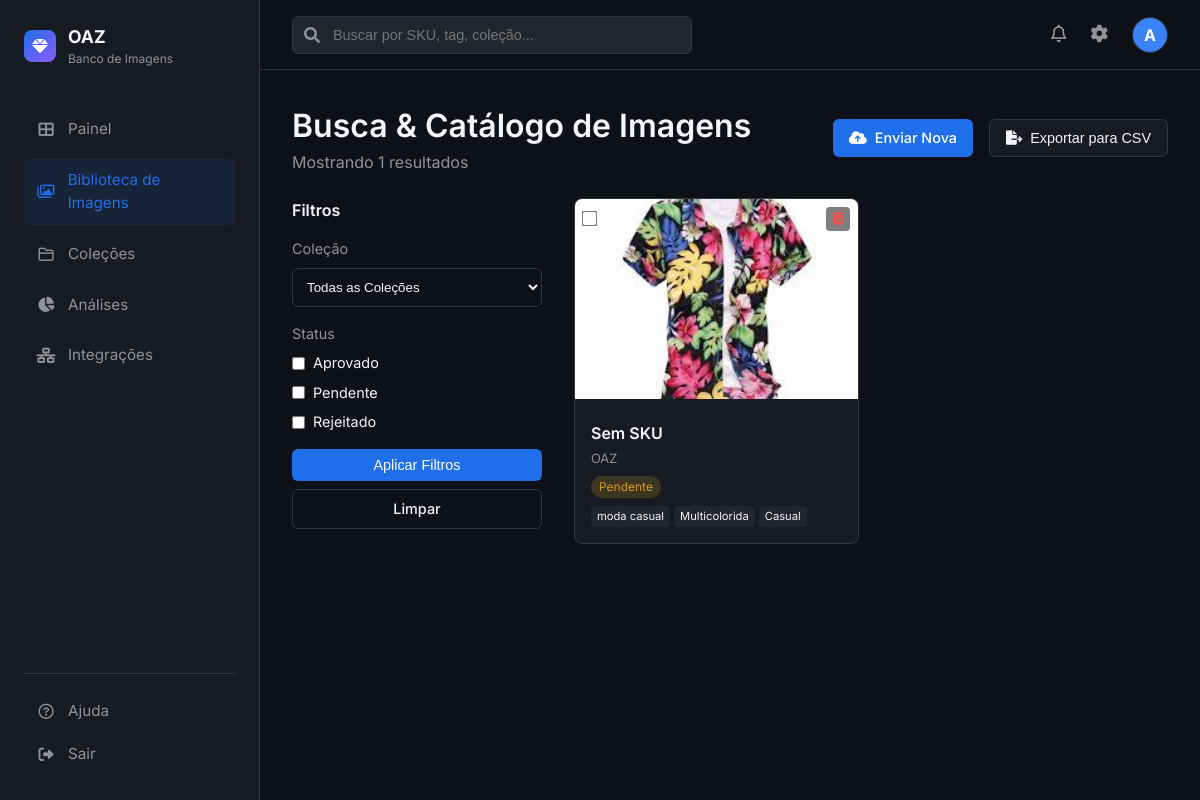
The app's page /catalog (signed in) with its own data.
### app.py (models this page shows, shortened)
class User(UserMixin, db.Model):
    id = db.Column(db.Integer, primary_key=True)
    username = db.Column(db.String(80), unique=True, nullable=False)
    email = db.Column(db.String(120), unique=True, nullable=False)
    password_hash = db.Column(db.String(128))

class Image(db.Model):
    id = db.Column(db.Integer, primary_key=True)
    filename = db.Column(db.String(255), nullable=False)
    original_name = db.Column(db.String(255), nullable=False)
    description = db.Column(db.Text) # AI Generated description
    sku = db.Column(db.String(50))
    brand = db.Column(db.String(50))
    status = db.Column(db.String(20), default='Pending') # Pending, Approved, Rejected
    upload_date = db.Column(db.DateTime, default=datetime.utcnow)
    collection_id = db.Column(db.Integer, db.ForeignKey('collection.id'))
    uploader_id = db.Column(db.Integer, db.ForeignKey('user.id'))
    tags = db.Column(db.Text) # Stored as JSON string or comma-separated
    ai_item_type = db.Column(db.String(100))  # e.g., "Denim Jacket", "Midi Dress"
    ai_color = db.Column(db.String(50))        # e.g., "Blue", "Red"
    ai_material = db.Column(db.String(50))     # e.g., "Denim", "Cotton"
    ai_pattern = db.Column(db.String(50))      # e.g., "Striped", "Solid"
    ai_style = db.Column(db.String(50))        # e.g., "Casual", "Formal"

### app.py (the view)
@app.route('/catalog')
@login_required
def catalog():
    status_filter = request.args.getlist('status')
    collection_filter = request.args.get('collection_id')
    query = Image.query
    if status_filter:
        query = query.filter(Image.status.in_(status_filter))
    if collection_filter and collection_filter != 'all':
        query = query.filter_by(collection_id=collection_filter)
    images = query.order_by(Image.upload_date.desc()).all()
    collections = Collection.query.all()
    for img in images:
        if img.tags:
            try:
                img.tag_list = json.loads(img.tags)
            except:
                img.tag_list = []
        else:
            img.tag_list = []
    return render_template('images/catalog.html', images=images, collections=collections)

### app.py (called while the page is built)
@login_manager.user_loader
def load_user(user_id):
    return User.query.get(int(user_id))

### templates/images/catalog.html (shortened to what this page needs)
{% extends "base.html" %}
{% block content %}
<div style="display: flex; justify-content: space-between; align-items: center; margin-bottom: 1.5rem;">
    <div>
        <h1>Busca & Catálogo de Imagens</h1>
        <p style="color: var(--text-secondary);">Mostrando {{ images|length }} resultados</p>
    </div>
    <div style="display: flex; gap: 1rem;">
        <a href="{{ url_for('upload') }}" class="btn btn-primary">
            <i class="fas fa-cloud-upload-alt"></i> Enviar Nova
        </a>
        <button class="btn"
            style="background: var(--bg-secondary); border: 1px solid var(--border-color); color: var(--text-primary);">
            <i class="fas fa-file-export"></i> Exportar para CSV
        </button>
    </div>
</div>
<div style="display: flex; gap: 2rem;">
    <div style="width: 250px; flex-shrink: 0;">
        <form action="{{ url_for('catalog') }}" method="GET" style="margin-bottom: 1.5rem;">
            <h3 style="font-size: 1rem; margin-bottom: 1rem;">Filtros</h3>
            <div style="margin-bottom: 1rem;">
                <label
                    style="display: block; font-size: 0.9rem; margin-bottom: 0.5rem; color: var(--text-secondary);">Coleção</label>
                <select name="collection_id" class="form-control">
                    <option value="all">Todas as Coleções</option>
                </select>
            </div>
            <div style="margin-bottom: 1rem;">
                <label
                    style="display: block; font-size: 0.9rem; margin-bottom: 0.5rem; color: var(--text-secondary);">Status</label>
                <div style="display: flex; flex-direction: column; gap: 0.5rem;">
                    <label style="display: flex; align-items: center; gap: 8px; font-size: 0.9rem;">
                        <input type="checkbox" name="status" value="Aprovado" > Aprovado
                    </label>
                    <label style="display: flex; align-items: center; gap: 8px; font-size: 0.9rem;">
                        <input type="checkbox" name="status" value="Pendente" > Pendente
                    </label>
                    <label style="display: flex; align-items: center; gap: 8px; font-size: 0.9rem;">
                        <input type="checkbox" name="status" value="Rejeitado" > Rejeitado
                    </label>
                </div>
            </div>
            <button type="submit" class="btn btn-primary" style="width: 100%; justify-content: center;">Aplicar
                Filtros</button>
            <a href="{{ url_for('catalog') }}" class="btn"
                style="width: 100%; justify-content: center; margin-top: 0.5rem; border: 1px solid var(--border-color); color: var(--text-primary);">Limpar</a>
        </form>
    </div>
    <div style="flex: 1;">
        <div class="image-grid">
            {% for image in images %}
            <div class="image-card">
                <div style="position: relative;">
                    <a href="{{ url_for('image_detail', id=image.id) }}">
                        <img src="{{ url_for('static', filename='uploads/' + image.filename) }}" class="image-preview"
                            alt="{{ image.original_name }}">
                    </a>
                    <div style="position: absolute; top: 8px; left: 8px;">
                        <input type="checkbox" style="transform: scale(1.2);">
                    </div>
                    <div style="position: absolute; top: 8px; right: 8px;">
                        <form action="{{ url_for('delete_image', id=image.id) }}" method="POST"
                            onsubmit="return confirm('Deletar esta imagem?');">
                            <button type="submit"
                                style="background: rgba(0,0,0,0.5); border: none; color: #f85149; width: 24px; height: 24px; border-radius: 4px; cursor: pointer; display: flex; align-items: center; justify-content: center;">
                                <i class="fas fa-trash-alt" style="font-size: 0.8rem;"></i>
                            </button>
                        </form>
                    </div>
                </div>
                <div class="image-info">
                    <div class="image-title">{{ image.sku or 'Sem SKU' }}</div>
                    <div class="image-meta">{{ image.brand or 'Sem Marca' }}</div>
                    <div class="status-badge status-{{ image.status.lower() }}">
                        {{ image.status }}
                    </div>
                    <div style="margin-top: 0.5rem; display: flex; gap: 4px; flex-wrap: wrap;">
                        {% for tag in image.tag_list[:3] %}
                        <span
                            style="font-size: 0.7rem; background: var(--bg-tertiary); padding: 2px 6px; border-radius: 4px;">{{
                            tag }}</span>
                        {% endfor %}
                    </div>
                </div>
            </div>
            {% else %}
            <div style="grid-column: 1 / -1; text-align: center; padding: 4rem; color: var(--text-secondary);">
                <i class="far fa-images" style="font-size: 3rem; margin-bottom: 1rem;"></i>
                <p>Nenhuma imagem encontrada. Envie algumas imagens para começar.</p>
            </div>
            {% endfor %}
        </div>
    </div>
</div>
{% endblock %}

### templates/base.html (shortened to what this page needs)
<!DOCTYPE html>
<html lang="pt-BR">
<head>
    <link rel="stylesheet" href="{{ url_for('static', filename='css/style.css') }}">
    <link href="https://cdnjs.cloudflare.com/ajax/libs/font-awesome/6.0.0/css/all.min.css" rel="stylesheet">
</head>
<body>
    <div class="app-container">
        <aside class="sidebar">
            <div class="logo-area">
                <div class="logo-icon">
                    <i class="fas fa-gem"></i>
                </div>
                <div>
                    <div style="font-weight: 700; font-size: 1.1rem;">OAZ</div>
                    <div style="font-size: 0.75rem; color: var(--text-secondary);">Banco de Imagens</div>
                </div>
            </div>
            <nav class="nav-menu">
                <a href="{{ url_for('dashboard') }}"
                    class="nav-item {% if request.endpoint == 'dashboard' %}active{% endif %}">
                    <i class="fas fa-th-large"></i>
                    <span>Painel</span>
                </a>
                <a href="{{ url_for('catalog') }}"
                    class="nav-item {% if request.endpoint == 'catalog' %}active{% endif %}">
                    <i class="far fa-images"></i>
                    <span>Biblioteca de Imagens</span>
                </a>
                <a href="{{ url_for('collections') }}"
                    class="nav-item {% if request.endpoint == 'collections' %}active{% endif %}">
                    <i class="far fa-folder"></i>
                    <span>Coleções</span>
                </a>
                <a href="{{ url_for('analytics') }}"
                    class="nav-item {% if request.endpoint == 'analytics' %}active{% endif %}">
                    <i class="fas fa-chart-pie"></i>
                    <span>Análises</span>
                </a>
                <a href="{{ url_for('integrations') }}"
                    class="nav-item {% if request.endpoint == 'integrations' %}active{% endif %}">
                    <i class="fas fa-network-wired"></i>
                    <span>Integrações</span>
                </a>
            </nav>
            <div class="bottom-menu">
                <a href="#" class="nav-item">
                    <i class="far fa-question-circle"></i>
                    <span>Ajuda</span>
                </a>
                <a href="{{ url_for('logout') }}" class="nav-item">
                    <i class="fas fa-sign-out-alt"></i>
                    <span>Sair</span>
                </a>
            </div>
        </aside>
        <main class="main-content">
            <header class="top-header">
                <div class="search-bar">
                    <i class="fas fa-search"></i>
                    <input type="text" placeholder="Buscar por SKU, tag, coleção...">
                </div>
                <div class="header-actions">
                    <button class="icon-btn"><i class="far fa-bell"></i></button>
                    <a href="{{ url_for('settings') }}" class="icon-btn"><i class="fas fa-cog"></i></a>
                    <div class="user-profile">
                        <div
                            style="width:100%; height:100%; background:#3b82f6; display:flex; align-items:center; justify-content:center; color:white; font-weight:bold;">
                            {{ current_user.username[0].upper() }}
                        </div>
                    </div>
                </div>
            </header>
            <div class="content-scroll">
                {% block content %}{% endblock %}
            </div>
        </main>
    </div>
</body>
</html>

### static/css/style.css (style rules this page uses)
:root { --bg-primary: #0d1117; --bg-secondary: #161b22; --bg-tertiary: #21262d; --text-primary: #f0f6fc; --text-secondary: #8b949e; --accent-primary: #238636; --accent-blue: #1f6feb; --border-color: #30363d; --card-bg: #161b22; --hover-bg: #21262d; --font-main: 'Inter', -apple-system, BlinkMacSystemFont, sans-serif; }
* { box-sizing: border-box; margin: 0; padding: 0; }
body { font-family: var(--font-main); background-color: var(--bg-primary); color: var(--text-primary); line-height: 1.5; height: 100vh; display: flex; overflow: hidden; }
h1, h2, h3, h4, h5, h6 { color: var(--text-primary); font-weight: 600; }
a { text-decoration: none; color: var(--accent-blue); }
.app-container { display: flex; width: 100%; height: 100%; }
.sidebar { width: 260px; background-color: var(--bg-secondary); border-right: 1px solid var(--border-color); display: flex; flex-direction: column; padding: 1.5rem; flex-shrink: 0; }
.logo-area { display: flex; align-items: center; gap: 12px; margin-bottom: 2.5rem; }
.logo-icon { width: 32px; height: 32px; background: linear-gradient(135deg, #1f6feb, #8b5cf6); border-radius: 8px; display: flex; align-items: center; justify-content: center; font-weight: bold; color: white; }
.nav-menu { display: flex; flex-direction: column; gap: 0.5rem; flex: 1; }
.nav-item { display: flex; align-items: center; gap: 12px; padding: 10px 12px; border-radius: 6px; color: var(--text-secondary); transition: all 0.2s ease; font-size: 0.95rem; }
.nav-item:hover, .nav-item.active { background-color: rgba(31, 111, 235, 0.1); color: var(--accent-blue); }
.nav-item i { width: 20px; text-align: center; }
.bottom-menu { margin-top: auto; border-top: 1px solid var(--border-color); padding-top: 1rem; }
.main-content { flex: 1; display: flex; flex-direction: column; overflow: hidden; background-color: var(--bg-primary); }
.top-header { height: 70px; border-bottom: 1px solid var(--border-color); display: flex; align-items: center; justify-content: space-between; padding: 0 2rem; background-color: var(--bg-primary); }
.search-bar { position: relative; width: 400px; }
.search-bar input { width: 100%; background-color: var(--bg-tertiary); border: 1px solid var(--border-color); padding: 10px 16px 10px 40px; border-radius: 6px; color: var(--text-primary); font-size: 0.9rem; }
.search-bar i { position: absolute; left: 12px; top: 50%; transform: translateY(-50%); color: var(--text-secondary); }
.header-actions { display: flex; align-items: center; gap: 1.5rem; }
.icon-btn { background: none; border: none; color: var(--text-secondary); cursor: pointer; font-size: 1.1rem; }
.user-profile { width: 36px; height: 36px; border-radius: 50%; background-color: var(--bg-tertiary); border: 1px solid var(--border-color); overflow: hidden; }
.content-scroll { flex: 1; overflow-y: auto; padding: 2rem; }
.btn { padding: 8px 16px; border-radius: 6px; font-size: 0.9rem; font-weight: 500; cursor: pointer; border: none; transition: all 0.2s; display: inline-flex; align-items: center; gap: 8px; }
.btn-primary { background-color: var(--accent-blue); color: white; }
.form-control { width: 100%; padding: 10px; background-color: var(--bg-primary); border: 1px solid var(--border-color); border-radius: 6px; color: var(--text-primary); }
.image-grid { display: grid; grid-template-columns: repeat(auto-fill, minmax(200px, 1fr)); gap: 1.5rem; }
.image-card { background-color: var(--card-bg); border: 1px solid var(--border-color); border-radius: 8px; overflow: hidden; transition: transform 0.2s; }
.image-preview { height: 200px; width: 100%; object-fit: cover; background-color: var(--bg-tertiary); }
.image-info { padding: 1rem; }
.image-title { font-weight: 600; margin-bottom: 0.25rem; white-space: nowrap; overflow: hidden; text-overflow: ellipsis; }
.image-meta { font-size: 0.8rem; color: var(--text-secondary); }
.status-badge { display: inline-block; padding: 2px 8px; border-radius: 12px; font-size: 0.75rem; margin-top: 0.5rem; }
.status-pendente { background-color: rgba(210, 153, 34, 0.2); color: #d29922; }

### records on screen
User: username "A"
Image: filename+original_name (picture), sku "Sem SKU", brand "OAZ", status "Pendente", 3 "moda casual" "Multicolorida" "Casual"

### other values on screen
{{ images|length }} "1"
